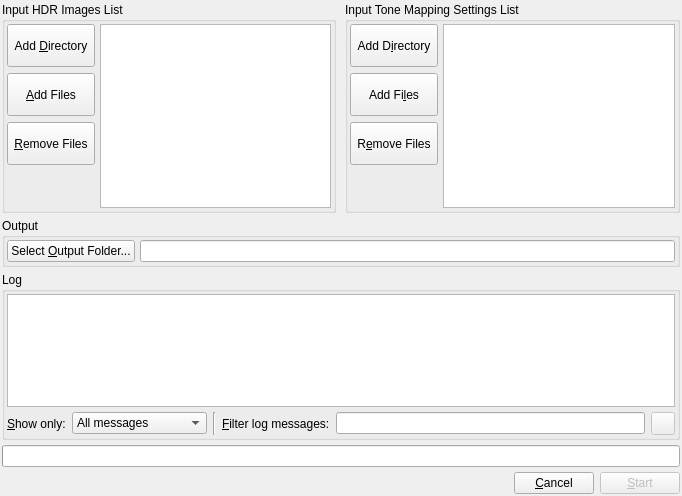
<ui version="4.0" >
 <class>BatchTMDialog</class>
 <widget class="QDialog" name="BatchTMDialog" >
  <property name="geometry" >
   <rect>
    <x>0</x>
    <y>0</y>
    <width>682</width>
    <height>496</height>
   </rect>
  </property>
  <property name="windowTitle" >
   <string>Batch Tone Mapping</string>
  </property>
  <property name="windowIcon" >
   <iconset resource="../icons.qrc" >
    <normaloff>:/new/prefix1/images/luminance.png</normaloff>:/new/prefix1/images/luminance.png</iconset>
  </property>
  <layout class="QVBoxLayout" >
   <property name="spacing" >
    <number>5</number>
   </property>
   <property name="margin" >
    <number>2</number>
   </property>
   <item>
    <layout class="QHBoxLayout" >
     <property name="spacing" >
      <number>9</number>
     </property>
     <property name="margin" >
      <number>0</number>
     </property>
     <item>
      <widget class="QGroupBox" name="groupBox_3" >
       <property name="title" >
        <string>Input HDR Images List</string>
       </property>
       <layout class="QHBoxLayout" >
        <property name="spacing" >
         <number>5</number>
        </property>
        <property name="margin" >
         <number>2</number>
        </property>
        <item>
         <layout class="QVBoxLayout" >
          <property name="spacing" >
           <number>6</number>
          </property>
          <property name="margin" >
           <number>0</number>
          </property>
          <item>
           <widget class="QToolButton" name="add_dir_HDRs_Button" >
            <property name="sizePolicy" >
             <sizepolicy vsizetype="MinimumExpanding" hsizetype="Preferred" >
              <horstretch>0</horstretch>
              <verstretch>0</verstretch>
             </sizepolicy>
            </property>
            <property name="toolTip" >
             <string>Add all the HDRs in a directory to the list</string>
            </property>
            <property name="text" >
             <string>Add &amp;Directory</string>
            </property>
            <property name="icon" >
             <iconset resource="../icons.qrc" >
              <normaloff>:/new/prefix1/images/fileopen.png</normaloff>:/new/prefix1/images/fileopen.png</iconset>
            </property>
            <property name="toolButtonStyle" >
             <enum>Qt::ToolButtonTextUnderIcon</enum>
            </property>
           </widget>
          </item>
          <item>
           <widget class="QToolButton" name="add_HDRs_Button" >
            <property name="sizePolicy" >
             <sizepolicy vsizetype="MinimumExpanding" hsizetype="Preferred" >
              <horstretch>0</horstretch>
              <verstretch>0</verstretch>
             </sizepolicy>
            </property>
            <property name="toolTip" >
             <string>Add single HDR files to the list</string>
            </property>
            <property name="text" >
             <string>&amp;Add Files</string>
            </property>
            <property name="icon" >
             <iconset resource="../icons.qrc" >
              <normaloff>:/new/prefix1/images/add.png</normaloff>:/new/prefix1/images/add.png</iconset>
            </property>
            <property name="toolButtonStyle" >
             <enum>Qt::ToolButtonTextUnderIcon</enum>
            </property>
           </widget>
          </item>
          <item>
           <widget class="QToolButton" name="remove_HDRs_Button" >
            <property name="sizePolicy" >
             <sizepolicy vsizetype="MinimumExpanding" hsizetype="Preferred" >
              <horstretch>0</horstretch>
              <verstretch>0</verstretch>
             </sizepolicy>
            </property>
            <property name="toolTip" >
             <string>Remove single HDR files to the list</string>
            </property>
            <property name="text" >
             <string>&amp;Remove Files</string>
            </property>
            <property name="icon" >
             <iconset resource="../icons.qrc" >
              <normaloff>:/new/prefix1/images/remove.png</normaloff>:/new/prefix1/images/remove.png</iconset>
            </property>
            <property name="toolButtonStyle" >
             <enum>Qt::ToolButtonTextUnderIcon</enum>
            </property>
           </widget>
          </item>
          <item>
           <spacer>
            <property name="orientation" >
             <enum>Qt::Vertical</enum>
            </property>
            <property name="sizeHint" stdset="0" >
             <size>
              <width>20</width>
              <height>40</height>
             </size>
            </property>
           </spacer>
          </item>
         </layout>
        </item>
        <item>
         <widget class="QListWidget" name="listWidget_HDRs" >
          <property name="toolTip" >
           <string>List of HDRs that will be tone mapped</string>
          </property>
          <property name="selectionMode" >
           <enum>QAbstractItemView::ContiguousSelection</enum>
          </property>
          <property name="selectionBehavior" >
           <enum>QAbstractItemView::SelectRows</enum>
          </property>
         </widget>
        </item>
       </layout>
      </widget>
     </item>
     <item>
      <widget class="QGroupBox" name="groupBox_5" >
       <property name="title" >
        <string>Input Tone Mapping Settings List</string>
       </property>
       <layout class="QHBoxLayout" >
        <property name="spacing" >
         <number>5</number>
        </property>
        <property name="margin" >
         <number>2</number>
        </property>
        <item>
         <layout class="QVBoxLayout" >
          <property name="spacing" >
           <number>6</number>
          </property>
          <property name="margin" >
           <number>0</number>
          </property>
          <item>
           <widget class="QToolButton" name="add_dir_TMopts_Button" >
            <property name="sizePolicy" >
             <sizepolicy vsizetype="MinimumExpanding" hsizetype="Preferred" >
              <horstretch>0</horstretch>
              <verstretch>0</verstretch>
             </sizepolicy>
            </property>
            <property name="toolTip" >
             <string>Add all the Tone Mapping Setting files in a directory to the list</string>
            </property>
            <property name="text" >
             <string>Add D&amp;irectory</string>
            </property>
            <property name="icon" >
             <iconset resource="../icons.qrc" >
              <normaloff>:/new/prefix1/images/fileopen.png</normaloff>:/new/prefix1/images/fileopen.png</iconset>
            </property>
            <property name="toolButtonStyle" >
             <enum>Qt::ToolButtonTextUnderIcon</enum>
            </property>
           </widget>
          </item>
          <item>
           <widget class="QToolButton" name="add_TMopts_Button" >
            <property name="sizePolicy" >
             <sizepolicy vsizetype="MinimumExpanding" hsizetype="Preferred" >
              <horstretch>0</horstretch>
              <verstretch>0</verstretch>
             </sizepolicy>
            </property>
            <property name="toolTip" >
             <string>Add single Tone Mapping Setting files to the list</string>
            </property>
            <property name="text" >
             <string>Add Fi&amp;les</string>
            </property>
            <property name="icon" >
             <iconset resource="../icons.qrc" >
              <normaloff>:/new/prefix1/images/add.png</normaloff>:/new/prefix1/images/add.png</iconset>
            </property>
            <property name="toolButtonStyle" >
             <enum>Qt::ToolButtonTextUnderIcon</enum>
            </property>
           </widget>
          </item>
          <item>
           <widget class="QToolButton" name="remove_TMOpts_Button" >
            <property name="sizePolicy" >
             <sizepolicy vsizetype="MinimumExpanding" hsizetype="Preferred" >
              <horstretch>0</horstretch>
              <verstretch>0</verstretch>
             </sizepolicy>
            </property>
            <property name="toolTip" >
             <string>Remove single Tone Mapping Setting files to the list</string>
            </property>
            <property name="text" >
             <string>R&amp;emove Files</string>
            </property>
            <property name="icon" >
             <iconset resource="../icons.qrc" >
              <normaloff>:/new/prefix1/images/remove.png</normaloff>:/new/prefix1/images/remove.png</iconset>
            </property>
            <property name="toolButtonStyle" >
             <enum>Qt::ToolButtonTextUnderIcon</enum>
            </property>
           </widget>
          </item>
          <item>
           <spacer>
            <property name="orientation" >
             <enum>Qt::Vertical</enum>
            </property>
            <property name="sizeHint" stdset="0" >
             <size>
              <width>20</width>
              <height>40</height>
             </size>
            </property>
           </spacer>
          </item>
         </layout>
        </item>
        <item>
         <widget class="QListWidget" name="listWidget_TMopts" >
          <property name="toolTip" >
           <string>List of Tone Mapping Setting files that will be used to tone map each HDR</string>
          </property>
          <property name="selectionMode" >
           <enum>QAbstractItemView::ContiguousSelection</enum>
          </property>
          <property name="selectionBehavior" >
           <enum>QAbstractItemView::SelectRows</enum>
          </property>
         </widget>
        </item>
       </layout>
      </widget>
     </item>
    </layout>
   </item>
   <item>
    <widget class="QGroupBox" name="groupBox_4" >
     <property name="toolTip" >
      <string>Specify output folder for the tone mapped files</string>
     </property>
     <property name="title" >
      <string>Output</string>
     </property>
     <layout class="QHBoxLayout" >
      <property name="spacing" >
       <number>5</number>
      </property>
      <property name="margin" >
       <number>2</number>
      </property>
      <item>
       <widget class="QPushButton" name="out_folder_Button" >
        <property name="text" >
         <string>Select &amp;Output Folder...</string>
        </property>
       </widget>
      </item>
      <item>
       <widget class="QLineEdit" name="out_folder_widgets" >
        <property name="readOnly" >
         <bool>true</bool>
        </property>
       </widget>
      </item>
     </layout>
    </widget>
   </item>
   <item>
    <widget class="QGroupBox" name="groupBox" >
     <property name="title" >
      <string>Log</string>
     </property>
     <layout class="QVBoxLayout" >
      <property name="spacing" >
       <number>5</number>
      </property>
      <property name="margin" >
       <number>2</number>
      </property>
      <item>
       <widget class="QListView" name="Log_Widget" >
        <property name="sizePolicy" >
         <sizepolicy vsizetype="Maximum" hsizetype="Preferred" >
          <horstretch>0</horstretch>
          <verstretch>0</verstretch>
         </sizepolicy>
        </property>
        <property name="maximumSize" >
         <size>
          <width>16777215</width>
          <height>120</height>
         </size>
        </property>
        <property name="toolTip" >
         <string>Batch operations report</string>
        </property>
        <property name="editTriggers" >
         <set>QAbstractItemView::NoEditTriggers</set>
        </property>
        <property name="selectionMode" >
         <enum>QAbstractItemView::ContiguousSelection</enum>
        </property>
        <property name="resizeMode" >
         <enum>QListView::Adjust</enum>
        </property>
       </widget>
      </item>
      <item>
       <layout class="QHBoxLayout" >
        <property name="spacing" >
         <number>6</number>
        </property>
        <property name="margin" >
         <number>0</number>
        </property>
        <item>
         <widget class="QLabel" name="filterLabel1" >
          <property name="text" >
           <string>&amp;Show only:</string>
          </property>
          <property name="buddy" >
           <cstring>filterComboBox</cstring>
          </property>
         </widget>
        </item>
        <item>
         <widget class="QComboBox" name="filterComboBox" >
          <property name="toolTip" >
           <string>Filter messages based on severity</string>
          </property>
          <item>
           <property name="text" >
            <string>All messages</string>
           </property>
          </item>
          <item>
           <property name="text" >
            <string>Errors only</string>
           </property>
          </item>
          <item>
           <property name="text" >
            <string>Success messages</string>
           </property>
          </item>
         </widget>
        </item>
        <item>
         <widget class="Line" name="line" >
          <property name="orientation" >
           <enum>Qt::Vertical</enum>
          </property>
         </widget>
        </item>
        <item>
         <widget class="QLabel" name="filterLabel2" >
          <property name="text" >
           <string>&amp;Filter log messages:</string>
          </property>
          <property name="buddy" >
           <cstring>filterLineEdit</cstring>
          </property>
         </widget>
        </item>
        <item>
         <widget class="QLineEdit" name="filterLineEdit" />
        </item>
        <item>
         <widget class="QToolButton" name="clearTextToolButton" >
          <property name="enabled" >
           <bool>false</bool>
          </property>
          <property name="toolTip" >
           <string>Clear filter text</string>
          </property>
          <property name="icon" >
           <iconset resource="../icons.qrc" >
            <normaloff>:/new/prefix1/images/fileclose.png</normaloff>:/new/prefix1/images/fileclose.png</iconset>
          </property>
         </widget>
        </item>
       </layout>
      </item>
     </layout>
    </widget>
   </item>
   <item>
    <widget class="QProgressBar" name="overallProgressBar" >
     <property name="toolTip" >
      <string>Overall completion progress</string>
     </property>
     <property name="orientation" >
      <enum>Qt::Horizontal</enum>
     </property>
    </widget>
   </item>
   <item>
    <layout class="QHBoxLayout" >
     <property name="spacing" >
      <number>6</number>
     </property>
     <property name="margin" >
      <number>0</number>
     </property>
     <item>
      <spacer>
       <property name="orientation" >
        <enum>Qt::Horizontal</enum>
       </property>
       <property name="sizeHint" stdset="0" >
        <size>
         <width>40</width>
         <height>20</height>
        </size>
       </property>
      </spacer>
     </item>
     <item>
      <widget class="QPushButton" name="cancelbutton" >
       <property name="text" >
        <string>&amp;Cancel</string>
       </property>
       <property name="autoDefault" >
        <bool>false</bool>
       </property>
      </widget>
     </item>
     <item>
      <widget class="QPushButton" name="BatchGoButton" >
       <property name="enabled" >
        <bool>false</bool>
       </property>
       <property name="toolTip" >
        <string>Start batch tone mapping</string>
       </property>
       <property name="text" >
        <string>&amp;Start</string>
       </property>
       <property name="default" >
        <bool>true</bool>
       </property>
      </widget>
     </item>
    </layout>
   </item>
  </layout>
 </widget>
 <tabstops>
  <tabstop>add_dir_HDRs_Button</tabstop>
  <tabstop>add_HDRs_Button</tabstop>
  <tabstop>remove_HDRs_Button</tabstop>
  <tabstop>add_dir_TMopts_Button</tabstop>
  <tabstop>add_TMopts_Button</tabstop>
  <tabstop>remove_TMOpts_Button</tabstop>
  <tabstop>out_folder_Button</tabstop>
  <tabstop>filterComboBox</tabstop>
  <tabstop>cancelbutton</tabstop>
  <tabstop>BatchGoButton</tabstop>
  <tabstop>listWidget_HDRs</tabstop>
  <tabstop>listWidget_TMopts</tabstop>
  <tabstop>out_folder_widgets</tabstop>
 </tabstops>
 <resources>
  <include location="../icons.qrc" />
 </resources>
 <connections>
  <connection>
   <sender>cancelbutton</sender>
   <signal>clicked()</signal>
   <receiver>BatchTMDialog</receiver>
   <slot>reject()</slot>
   <hints>
    <hint type="sourcelabel" >
     <x>597</x>
     <y>492</y>
    </hint>
    <hint type="destinationlabel" >
     <x>327</x>
     <y>495</y>
    </hint>
   </hints>
  </connection>
  <connection>
   <sender>clearTextToolButton</sender>
   <signal>clicked()</signal>
   <receiver>filterLineEdit</receiver>
   <slot>clear()</slot>
   <hints>
    <hint type="sourcelabel" >
     <x>660</x>
     <y>418</y>
    </hint>
    <hint type="destinationlabel" >
     <x>611</x>
     <y>417</y>
    </hint>
   </hints>
  </connection>
 </connections>
</ui>
